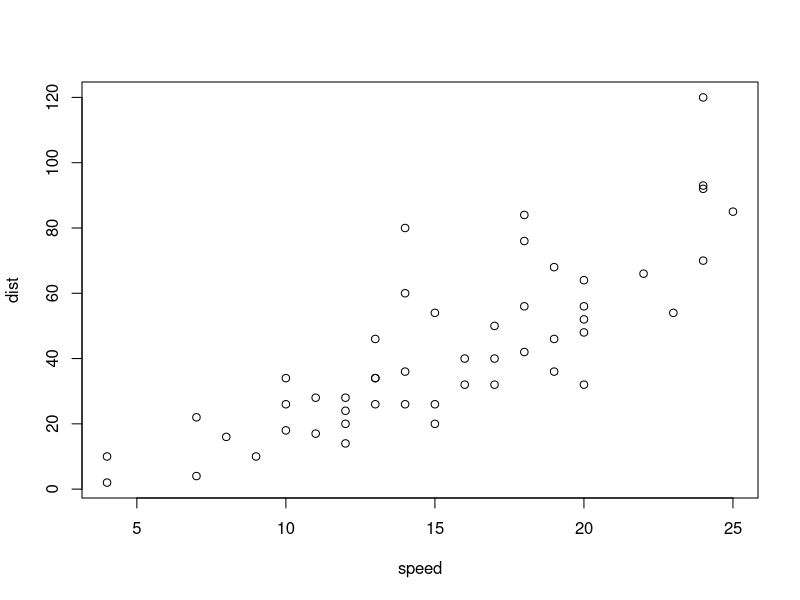
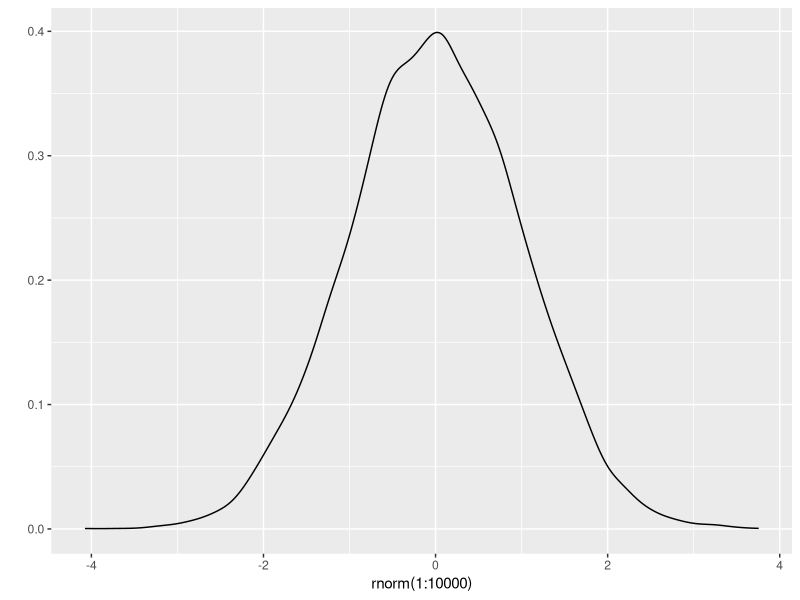

Source code (R) for these figures, in order:
## ---- chunk 1
summary(cars)
## ---- chunk 2
plot(cars)
## ---- chunk 3
require(ggplot2)
qplot(rnorm(1:10000),geom='density')
